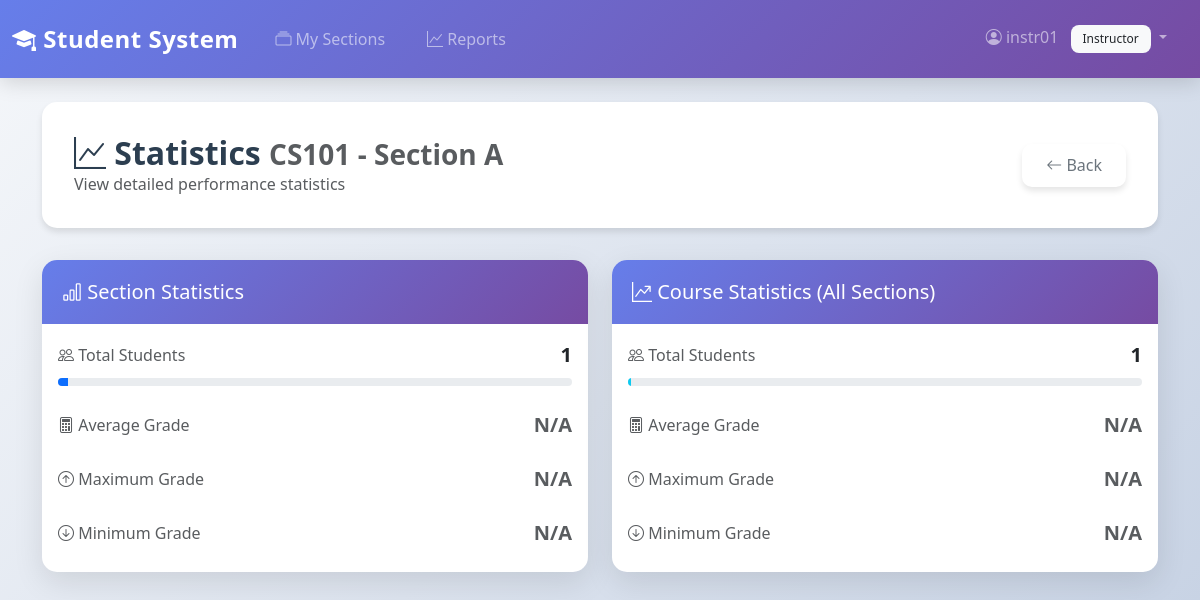
The app's page /instructor/sections/11/statistics (signed in) with its own data.
### models/user.py (models this page shows, shortened)
class User(UserMixin, db.Model):
    __tablename__ = 'users'
    user_id = db.Column(db.Integer, primary_key=True)
    username = db.Column(db.String(50), unique=True, nullable=False, index=True)
    password_hash = db.Column(db.String(255), nullable=False)
    role = db.Column(db.String(20), nullable=False, index=True)  # Admin, Instructor, Student
    created_at = db.Column(db.DateTime, server_default=db.func.now())

### models/course.py (models this page shows, shortened)
class Course(db.Model):
    __tablename__ = 'courses'
    course_id = db.Column(db.Integer, primary_key=True)
    course_code = db.Column(db.String(20), unique=True, nullable=False)
    course_name = db.Column(db.String(100), nullable=False)
    description = db.Column(db.Text, nullable=True)
    credits = db.Column(db.Integer, nullable=False)
    department = db.Column(db.String(100), nullable=True)  # String, not foreign key in SQL
    sections = db.relationship('ClassSection', backref='course', lazy='dynamic', cascade='all, delete-orphan')

### models/class_section.py (models this page shows, shortened)
class ClassSection(db.Model):
    __tablename__ = 'sections'
    section_id = db.Column(db.Integer, primary_key=True)
    course_id = db.Column(db.Integer, db.ForeignKey('courses.course_id', ondelete='CASCADE'), nullable=False)
    semester_id = db.Column(db.Integer, db.ForeignKey('semesters.semester_id', ondelete='RESTRICT'), nullable=False)
    instructor_id = db.Column(db.Integer, db.ForeignKey('instructors.instructor_id', ondelete='SET NULL'), nullable=True)
    section_number = db.Column(db.String(10), nullable=False)  # SQL'de section_number
    capacity = db.Column(db.Integer, nullable=True)
    schedule = db.Column(db.String(100), nullable=True)  # SQL'de schedule
    room = db.Column(db.String(50), nullable=True)
    enrollments = db.relationship('Enrollment', backref='section', lazy='dynamic', cascade='all, delete-orphan')

### controllers/instructor.py (the view, shortened to what this page needs)
@instructor_bp.route('/sections/<int:section_id>/statistics')
@instructor_required
def section_statistics(section_id):
    from models import Instructor, User
    from database import db
    instructor = None
    if current_user.user_id:
        instructor = db.session.query(Instructor).filter_by(user_id=current_user.user_id).first()
    if not instructor:
        user = db.session.query(User).filter_by(username=current_user.username).first()
        if user and user.user_id:
            instructor = db.session.query(Instructor).filter_by(user_id=user.user_id).first()
    if not instructor:
        flash('Instructor profile not found', 'danger')
        return redirect(url_for('auth.logout'))
    from repositories import SectionRepository
    section = SectionRepository.get_by_id(section_id)
    if not section or section.instructor_id != instructor.instructor_id:
        flash('Section not found or access denied', 'danger')
        return redirect(url_for('instructor.dashboard'))
    stats = InstructorService.get_section_statistics(section_id)
    course_stats = InstructorService.get_course_statistics(section.course_id)
    return render_template('instructor/statistics.html', section=section, section_stats=stats, course_stats=course_stats)

### controllers/instructor.py (called while the page is built)
def instructor_required(f):
    @wraps(f)
    @login_required
    def decorated_function(*args, **kwargs):
        if current_user.role != 'Instructor':
            flash('Access denied. Instructor privileges required.', 'danger')
            return redirect(url_for('index'))
        return f(*args, **kwargs)
    return decorated_function

### repositories/enrollment_repository.py (called while the page is built)
    @staticmethod
    def get_all_by_section(section_id):
        return Enrollment.query.filter_by(section_id=section_id).join(Student).all()

### repositories/grade_repository.py (called while the page is built)
    @staticmethod
    def calculate_enrollment_average(enrollment_id):
        grades = Grade.query.filter_by(enrollment_id=enrollment_id).all()
        if not grades:
            return None
        total_weighted_score = 0
        total_weight = 0
        for grade in grades:
            score = float(grade.score)
            weight = float(grade.weight) if grade.weight else 1.0
            total_weighted_score += score * weight
            total_weight += weight
        if total_weight == 0:
            return None
        return total_weighted_score / total_weight

### repositories/section_repository.py (called while the page is built)
    @staticmethod
    def get_by_id(section_id):
        return ClassSection.query.get(section_id)

### templates/instructor/statistics.html (shortened to what this page needs)
{% extends "base.html" %}
{% block content %}
<div class="page-header">
    <div class="d-flex justify-content-between align-items-center">
        <div>
            <h2>
                <i class="bi bi-graph-up"></i> Statistics
                <small class="text-muted">{{ section.course.course_code }} - Section {{ section.section_number }}</small>
            </h2>
            <p class="text-muted mb-0">View detailed performance statistics</p>
        </div>
        <a href="{{ url_for('instructor.view_section', section_id=section.section_id) }}" class="btn btn-outline-secondary">
            <i class="bi bi-arrow-left"></i> Back
        </a>
    </div>
</div>
<div class="row g-4">
    <div class="col-md-6">
        <div class="card">
            <div class="card-header text-white">
                <h5 class="mb-0"><i class="bi bi-bar-chart"></i> Section Statistics</h5>
            </div>
            <div class="card-body">
                <div class="mb-4">
                    <div class="d-flex justify-content-between align-items-center mb-2">
                        <span class="text-muted"><i class="bi bi-people"></i> Total Students</span>
                        <strong class="fs-5">{{ section_stats.total_students }}</strong>
                    </div>
                    <div class="progress" style="height: 8px;">
                        <div class="progress-bar bg-primary" style="width: {{ (section_stats.total_students / 50 * 100) if section_stats.total_students else 0 }}%"></div>
                    </div>
                </div>
                <div class="mb-4">
                    <div class="d-flex justify-content-between align-items-center mb-2">
                        <span class="text-muted"><i class="bi bi-calculator"></i> Average Grade</span>
                        <strong class="fs-5">
                            {% if section_stats.average_grade %}
                                <span class="badge bg-success">{{ "%.2f"|format(section_stats.average_grade) }}%</span>
                            {% else %}
                                <span class="text-muted">N/A</span>
                            {% endif %}
                        </strong>
                    </div>
                </div>
                <div class="mb-4">
                    <div class="d-flex justify-content-between align-items-center mb-2">
                        <span class="text-muted"><i class="bi bi-arrow-up-circle"></i> Maximum Grade</span>
                        <strong class="fs-5">
                            {% if section_stats.max_grade %}
                                <span class="badge bg-success">{{ "%.2f"|format(section_stats.max_grade) }}%</span>
                            {% else %}
                                <span class="text-muted">N/A</span>
                            {% endif %}
                        </strong>
                    </div>
                </div>
                <div>
                    <div class="d-flex justify-content-between align-items-center mb-2">
                        <span class="text-muted"><i class="bi bi-arrow-down-circle"></i> Minimum Grade</span>
                        <strong class="fs-5">
                            {% if section_stats.min_grade %}
                                <span class="badge bg-warning">{{ "%.2f"|format(section_stats.min_grade) }}%</span>
                            {% else %}
                                <span class="text-muted">N/A</span>
                            {% endif %}
                        </strong>
                    </div>
                </div>
            </div>
        </div>
    </div>
    <div class="col-md-6">
        <div class="card">
            <div class="card-header text-white bg-info">
                <h5 class="mb-0"><i class="bi bi-graph-up-arrow"></i> Course Statistics (All Sections)</h5>
            </div>
            <div class="card-body">
                <div class="mb-4">
                    <div class="d-flex justify-content-between align-items-center mb-2">
                        <span class="text-muted"><i class="bi bi-people"></i> Total Students</span>
                        <strong class="fs-5">{{ course_stats.total_students }}</strong>
                    </div>
                    <div class="progress" style="height: 8px;">
                        <div class="progress-bar bg-info" style="width: {{ (course_stats.total_students / 200 * 100) if course_stats.total_students else 0 }}%"></div>
                    </div>
                </div>
                <div class="mb-4">
                    <div class="d-flex justify-content-between align-items-center mb-2">
                        <span class="text-muted"><i class="bi bi-calculator"></i> Average Grade</span>
                        <strong class="fs-5">
                            {% if course_stats.average_grade %}
                                <span class="badge bg-info">{{ "%.2f"|format(course_stats.average_grade) }}%</span>
                            {% else %}
                                <span class="text-muted">N/A</span>
                            {% endif %}
                        </strong>
                    </div>
                </div>
                <div class="mb-4">
                    <div class="d-flex justify-content-between align-items-center mb-2">
                        <span class="text-muted"><i class="bi bi-arrow-up-circle"></i> Maximum Grade</span>
                        <strong class="fs-5">
                            {% if course_stats.max_grade %}
                                <span class="badge bg-success">{{ "%.2f"|format(course_stats.max_grade) }}%</span>
                            {% else %}
                                <span class="text-muted">N/A</span>
                            {% endif %}
                        </strong>
                    </div>
                </div>
                <div>
                    <div class="d-flex justify-content-between align-items-center mb-2">
                        <span class="text-muted"><i class="bi bi-arrow-down-circle"></i> Minimum Grade</span>
                        <strong class="fs-5">
                            {% if course_stats.min_grade %}
                                <span class="badge bg-warning">{{ "%.2f"|format(course_stats.min_grade) }}%</span>
                            {% else %}
                                <span class="text-muted">N/A</span>
                            {% endif %}
                        </strong>
                    </div>
                </div>
            </div>
        </div>
    </div>
</div>
{% endblock %}

### templates/base.html (shortened to what this page needs)
<!DOCTYPE html>
<html lang="en">
<head>
    <link href="https://cdn.jsdelivr.net/npm/bootstrap@5.3.0/dist/css/bootstrap.min.css" rel="stylesheet">
    <link href="https://cdn.jsdelivr.net/npm/bootstrap-icons@1.11.0/font/bootstrap-icons.css" rel="stylesheet">
</head>
<body>
    <nav class="navbar navbar-expand-lg navbar-dark">
        <div class="container-fluid">
            <a class="navbar-brand" href="{{ url_for('index') }}">
                <i class="bi bi-mortarboard-fill"></i> Student System
            </a>
            <div class="collapse navbar-collapse" id="navbarNav">
                <ul class="navbar-nav me-auto">
                    {% if current_user.is_authenticated %}
                        {% if current_user.role == 'Admin' %}
                            <li class="nav-item">
                                <a class="nav-link" href="{{ url_for('admin.dashboard') }}">
                                    <i class="bi bi-speedometer2"></i> Dashboard
                                </a>
                            </li>
                            <li class="nav-item">
                                <a class="nav-link" href="{{ url_for('admin.students') }}">
                                    <i class="bi bi-people"></i> Students
                                </a>
                            </li>
                            <li class="nav-item">
                                <a class="nav-link" href="{{ url_for('admin.instructors') }}">
                                    <i class="bi bi-person-badge"></i> Instructors
                                </a>
                            </li>
                            <li class="nav-item">
                                <a class="nav-link" href="{{ url_for('admin.courses') }}">
                                    <i class="bi bi-book"></i> Courses
                                </a>
                            </li>
                            <li class="nav-item">
                                <a class="nav-link" href="{{ url_for('reports.course_performance') }}">
                                    <i class="bi bi-graph-up"></i> Reports
                                </a>
                            </li>
                        {% elif current_user.role == 'Instructor' %}
                            <li class="nav-item">
                                <a class="nav-link" href="{{ url_for('instructor.dashboard') }}">
                                    <i class="bi bi-collection"></i> My Sections
                                </a>
                            </li>
                            <li class="nav-item">
                                <a class="nav-link" href="{{ url_for('reports.course_performance') }}">
                                    <i class="bi bi-graph-up"></i> Reports
                                </a>
                            </li>
                        {% endif %}
                    {% endif %}
                </ul>
                <ul class="navbar-nav">
                    {% if current_user.is_authenticated %}
                        <li class="nav-item dropdown">
                            <a class="nav-link dropdown-toggle" href="#" id="navbarDropdown" role="button" data-bs-toggle="dropdown">
                                <i class="bi bi-person-circle"></i> {{ current_user.username }}
                                <span class="badge bg-light text-dark ms-2">{{ current_user.role }}</span>
                            </a>
                        </li>
                    {% endif %}
                </ul>
            </div>
        </div>
    </nav>
    <div class="container mt-4 mb-5">
        {% block content %}{% endblock %}
    </div>
</body>
</html>

### templates/base.html (style rules this page uses)
:root { --primary-gradient: linear-gradient(135deg, #667eea 0%, #764ba2 100%); --secondary-gradient: linear-gradient(135deg, #f093fb 0%, #f5576c 100%); --success-gradient: linear-gradient(135deg, #4facfe 0%, #00f2fe 100%); --dark-gradient: linear-gradient(135deg, #2c3e50 0%, #34495e 100%); }
* { transition: all 0.3s ease; }
body { background: linear-gradient(135deg, #f5f7fa 0%, #c3cfe2 100%); min-height: 100vh; font-family: 'Segoe UI', Tahoma, Geneva, Verdana, sans-serif; }
.navbar { background: var(--primary-gradient) !important; box-shadow: 0 4px 20px rgba(0, 0, 0, 0.15); backdrop-filter: blur(10px); padding: 1rem 0; }
.navbar-brand { font-weight: 700; font-size: 1.5rem; letter-spacing: 0.5px; }
.nav-link { font-weight: 500; transition: all 0.3s ease; border-radius: 8px; margin: 0 5px; padding: 0.5rem 1rem !important; }
.card { border: none; border-radius: 15px; box-shadow: 0 10px 30px rgba(0, 0, 0, 0.1); transition: all 0.3s ease; overflow: hidden; background: white; }
.card-header { background: var(--primary-gradient); border: none; padding: 1.25rem; font-weight: 600; color: white; }
.btn { border-radius: 10px; font-weight: 500; padding: 0.6rem 1.5rem; transition: all 0.3s ease; box-shadow: 0 4px 6px rgba(0, 0, 0, 0.1); border: none; }
.badge { padding: 0.5rem 0.75rem; border-radius: 8px; font-weight: 500; }
.page-header { background: white; padding: 2rem; border-radius: 15px; box-shadow: 0 4px 6px rgba(0, 0, 0, 0.1); margin-bottom: 2rem; }
.page-header h2 { margin: 0; color: #2c3e50; font-weight: 700; }

### records on screen
User: username "instr01", role "Instructor"
Course: course.course_code "CS101"
ClassSection: section_number "A"

### other values on screen
{{ section_stats.total_students }} "1"
{{ course_stats.total_students }} "1"
